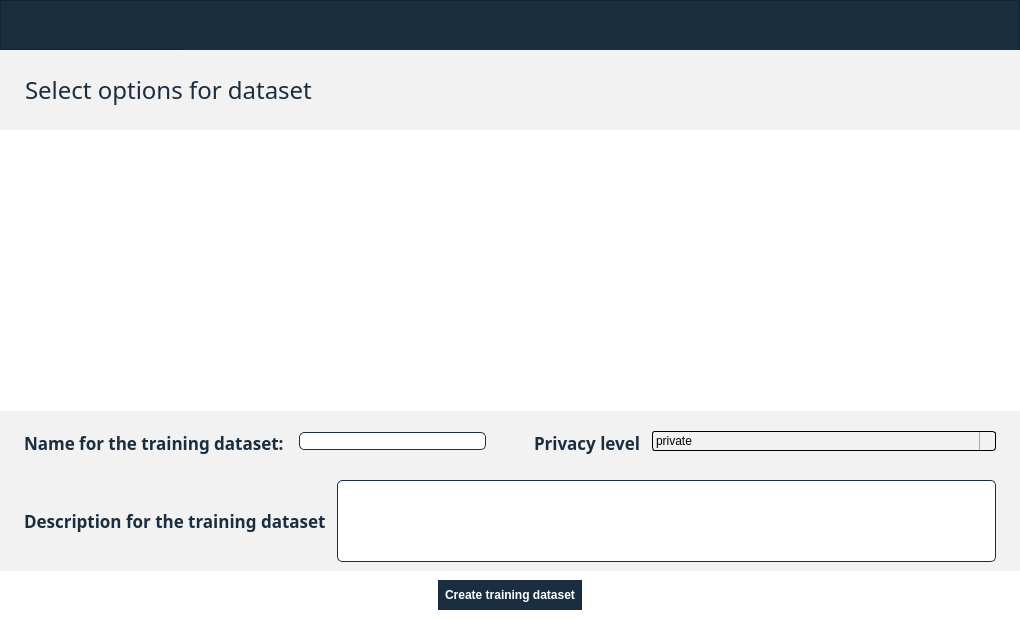
<?xml version="1.0" encoding="UTF-8"?>
<ui version="4.0">
 <class>Dialog</class>
 <widget class="QDialog" name="Dialog">
  <property name="geometry">
   <rect>
    <x>0</x>
    <y>0</y>
    <width>1020</width>
    <height>619</height>
   </rect>
  </property>
  <property name="windowTitle">
   <string>Dialog</string>
  </property>
  <layout class="QVBoxLayout" name="verticalLayout_2">
   <property name="spacing">
    <number>0</number>
   </property>
   <property name="leftMargin">
    <number>0</number>
   </property>
   <property name="topMargin">
    <number>0</number>
   </property>
   <property name="rightMargin">
    <number>0</number>
   </property>
   <property name="bottomMargin">
    <number>0</number>
   </property>
   <item>
    <widget class="QFrame" name="background">
     <property name="styleSheet">
      <string notr="true">/* Tooltip */
QToolTip {
	color: #ffffff;
	background-color: #8FA4BF;
	border: 1px solid #1A2E40;
	background-image: none;
	background-position: left center;
    background-repeat: no-repeat;
	border: none;
	border-left: 2px solid #1A2E40;
	text-align: left;
	padding-left: 8px;
	margin: 0px;
}

/* Left Menu and title*/
#frame_top {	
	background-color: #1A2E40;
}

#frame_top_bar_right {	
	background-color: #1A2E40;
}

#frame_top_bar_left {	
	background-color: #1A2E40;
}


#frame_left_top_bar {
	background-color: transparent;
}

#frame_right_top_bar {
	background-color: transparent;
}

#frame_content{	
	background-color: #FFFFFF;
}



</string>
     </property>
     <property name="frameShape">
      <enum>QFrame::NoFrame</enum>
     </property>
     <property name="frameShadow">
      <enum>QFrame::Raised</enum>
     </property>
     <layout class="QVBoxLayout" name="verticalLayout_24">
      <property name="spacing">
       <number>0</number>
      </property>
      <property name="leftMargin">
       <number>0</number>
      </property>
      <property name="topMargin">
       <number>0</number>
      </property>
      <property name="rightMargin">
       <number>0</number>
      </property>
      <property name="bottomMargin">
       <number>0</number>
      </property>
      <item>
       <widget class="QFrame" name="frame_top">
        <property name="minimumSize">
         <size>
          <width>0</width>
          <height>50</height>
         </size>
        </property>
        <property name="maximumSize">
         <size>
          <width>16777215</width>
          <height>50</height>
         </size>
        </property>
        <property name="frameShape">
         <enum>QFrame::StyledPanel</enum>
        </property>
        <property name="frameShadow">
         <enum>QFrame::Raised</enum>
        </property>
        <layout class="QHBoxLayout" name="horizontalLayout_29">
         <property name="spacing">
          <number>0</number>
         </property>
         <property name="leftMargin">
          <number>0</number>
         </property>
         <property name="topMargin">
          <number>0</number>
         </property>
         <property name="rightMargin">
          <number>0</number>
         </property>
         <property name="bottomMargin">
          <number>0</number>
         </property>
         <item>
          <widget class="QFrame" name="frame_top_bar_left">
           <property name="minimumSize">
            <size>
             <width>180</width>
             <height>0</height>
            </size>
           </property>
           <property name="maximumSize">
            <size>
             <width>180</width>
             <height>16777215</height>
            </size>
           </property>
           <property name="frameShape">
            <enum>QFrame::NoFrame</enum>
           </property>
           <property name="frameShadow">
            <enum>QFrame::Raised</enum>
           </property>
           <layout class="QVBoxLayout" name="verticalLayout_6">
            <property name="spacing">
             <number>0</number>
            </property>
            <property name="leftMargin">
             <number>0</number>
            </property>
            <property name="topMargin">
             <number>0</number>
            </property>
            <property name="rightMargin">
             <number>0</number>
            </property>
            <property name="bottomMargin">
             <number>0</number>
            </property>
            <item>
             <widget class="QFrame" name="title_frame">
              <property name="minimumSize">
               <size>
                <width>0</width>
                <height>50</height>
               </size>
              </property>
              <property name="maximumSize">
               <size>
                <width>16777215</width>
                <height>50</height>
               </size>
              </property>
              <property name="frameShape">
               <enum>QFrame::NoFrame</enum>
              </property>
              <property name="frameShadow">
               <enum>QFrame::Raised</enum>
              </property>
              <layout class="QHBoxLayout" name="horizontalLayout_14">
               <property name="spacing">
                <number>0</number>
               </property>
               <property name="leftMargin">
                <number>0</number>
               </property>
               <property name="topMargin">
                <number>0</number>
               </property>
               <property name="rightMargin">
                <number>0</number>
               </property>
               <property name="bottomMargin">
                <number>0</number>
               </property>
               <item>
                <widget class="QLabel" name="label_logo_2">
                 <property name="text">
                  <string/>
                 </property>
                </widget>
               </item>
               <item>
                <widget class="QLabel" name="label_title_2">
                 <property name="text">
                  <string/>
                 </property>
                </widget>
               </item>
              </layout>
             </widget>
            </item>
           </layout>
          </widget>
         </item>
         <item>
          <widget class="QFrame" name="frame_top_bar_right">
           <property name="minimumSize">
            <size>
             <width>0</width>
             <height>50</height>
            </size>
           </property>
           <property name="maximumSize">
            <size>
             <width>16777215</width>
             <height>50</height>
            </size>
           </property>
           <property name="frameShape">
            <enum>QFrame::NoFrame</enum>
           </property>
           <property name="frameShadow">
            <enum>QFrame::Raised</enum>
           </property>
           <layout class="QHBoxLayout" name="horizontalLayout_18">
            <property name="spacing">
             <number>-1</number>
            </property>
            <property name="leftMargin">
             <number>12</number>
            </property>
            <property name="topMargin">
             <number>12</number>
            </property>
            <property name="rightMargin">
             <number>12</number>
            </property>
            <property name="bottomMargin">
             <number>12</number>
            </property>
            <item>
             <widget class="QFrame" name="frame_left_top_bar">
              <property name="minimumSize">
               <size>
                <width>0</width>
                <height>50</height>
               </size>
              </property>
              <property name="maximumSize">
               <size>
                <width>16777215</width>
                <height>50</height>
               </size>
              </property>
              <property name="frameShape">
               <enum>QFrame::StyledPanel</enum>
              </property>
              <property name="frameShadow">
               <enum>QFrame::Raised</enum>
              </property>
             </widget>
            </item>
            <item>
             <widget class="QFrame" name="frame_right_top_bar">
              <property name="minimumSize">
               <size>
                <width>0</width>
                <height>50</height>
               </size>
              </property>
              <property name="maximumSize">
               <size>
                <width>16777215</width>
                <height>50</height>
               </size>
              </property>
              <property name="frameShape">
               <enum>QFrame::StyledPanel</enum>
              </property>
              <property name="frameShadow">
               <enum>QFrame::Raised</enum>
              </property>
             </widget>
            </item>
           </layout>
          </widget>
         </item>
        </layout>
       </widget>
      </item>
      <item>
       <widget class="QFrame" name="frame_content">
        <property name="frameShape">
         <enum>QFrame::NoFrame</enum>
        </property>
        <property name="frameShadow">
         <enum>QFrame::Raised</enum>
        </property>
        <layout class="QVBoxLayout" name="verticalLayout">
         <property name="spacing">
          <number>0</number>
         </property>
         <property name="leftMargin">
          <number>0</number>
         </property>
         <property name="topMargin">
          <number>0</number>
         </property>
         <property name="rightMargin">
          <number>0</number>
         </property>
         <property name="bottomMargin">
          <number>0</number>
         </property>
         <item>
          <widget class="QFrame" name="frame_upper_top">
           <property name="maximumSize">
            <size>
             <width>16777215</width>
             <height>80</height>
            </size>
           </property>
           <property name="styleSheet">
            <string notr="true">background-color: #F2F2F2;
border:none;</string>
           </property>
           <property name="frameShape">
            <enum>QFrame::StyledPanel</enum>
           </property>
           <property name="frameShadow">
            <enum>QFrame::Raised</enum>
           </property>
           <layout class="QHBoxLayout" name="horizontalLayout_9">
            <item>
             <widget class="QLabel" name="label_fields_to_include_5">
              <property name="sizePolicy">
               <sizepolicy hsizetype="Expanding" vsizetype="Fixed">
                <horstretch>0</horstretch>
                <verstretch>0</verstretch>
               </sizepolicy>
              </property>
              <property name="minimumSize">
               <size>
                <width>0</width>
                <height>45</height>
               </size>
              </property>
              <property name="maximumSize">
               <size>
                <width>16777215</width>
                <height>45</height>
               </size>
              </property>
              <property name="font">
               <font>
                <family>Avenir</family>
                <pointsize>18</pointsize>
                <weight>10</weight>
                <italic>false</italic>
                <bold>false</bold>
               </font>
              </property>
              <property name="styleSheet">
               <string notr="true">color:#1A2E40;
font: 87 18pt &quot;Avenir&quot;;
padding-left: 10px;</string>
              </property>
              <property name="text">
               <string>Select options for dataset</string>
              </property>
             </widget>
            </item>
            <item>
             <widget class="QPushButton" name="pushButton_trdts_back">
              <property name="sizePolicy">
               <sizepolicy hsizetype="Fixed" vsizetype="Fixed">
                <horstretch>0</horstretch>
                <verstretch>0</verstretch>
               </sizepolicy>
              </property>
              <property name="minimumSize">
               <size>
                <width>30</width>
                <height>30</height>
               </size>
              </property>
              <property name="maximumSize">
               <size>
                <width>30</width>
                <height>30</height>
               </size>
              </property>
              <property name="styleSheet">
               <string notr="true"/>
              </property>
              <property name="text">
               <string/>
              </property>
              <property name="icon">
               <iconset>
                <normaloff>../resources/images/arrows_left.png</normaloff>../resources/images/arrows_left.png</iconset>
              </property>
              <property name="iconSize">
               <size>
                <width>35</width>
                <height>35</height>
               </size>
              </property>
             </widget>
            </item>
            <item>
             <widget class="QStackedWidget" name="stackedWidget_dts_name"/>
            </item>
            <item>
             <widget class="QPushButton" name="pushButton_trdts_next">
              <property name="sizePolicy">
               <sizepolicy hsizetype="Fixed" vsizetype="Fixed">
                <horstretch>0</horstretch>
                <verstretch>0</verstretch>
               </sizepolicy>
              </property>
              <property name="minimumSize">
               <size>
                <width>30</width>
                <height>30</height>
               </size>
              </property>
              <property name="maximumSize">
               <size>
                <width>30</width>
                <height>30</height>
               </size>
              </property>
              <property name="styleSheet">
               <string notr="true"/>
              </property>
              <property name="text">
               <string/>
              </property>
              <property name="icon">
               <iconset>
                <normaloff>../resources/images/arrows_right.png</normaloff>../resources/images/arrows_right.png</iconset>
              </property>
              <property name="iconSize">
               <size>
                <width>35</width>
                <height>35</height>
               </size>
              </property>
             </widget>
            </item>
            <item>
             <spacer name="horizontalSpacer">
              <property name="orientation">
               <enum>Qt::Horizontal</enum>
              </property>
              <property name="sizeHint" stdset="0">
               <size>
                <width>40</width>
                <height>20</height>
               </size>
              </property>
             </spacer>
            </item>
           </layout>
          </widget>
         </item>
         <item>
          <widget class="QStackedWidget" name="stackedWidget_trdts"/>
         </item>
         <item>
          <widget class="QFrame" name="frame_select_options_bottom_up">
           <property name="sizePolicy">
            <sizepolicy hsizetype="Preferred" vsizetype="Fixed">
             <horstretch>0</horstretch>
             <verstretch>0</verstretch>
            </sizepolicy>
           </property>
           <property name="maximumSize">
            <size>
             <width>16777215</width>
             <height>60</height>
            </size>
           </property>
           <property name="styleSheet">
            <string notr="true">background-color: #F2F2F2;</string>
           </property>
           <property name="frameShape">
            <enum>QFrame::NoFrame</enum>
           </property>
           <property name="frameShadow">
            <enum>QFrame::Raised</enum>
           </property>
           <layout class="QHBoxLayout" name="horizontalLayout_22">
            <property name="spacing">
             <number>0</number>
            </property>
            <property name="leftMargin">
             <number>0</number>
            </property>
            <property name="topMargin">
             <number>0</number>
            </property>
            <property name="rightMargin">
             <number>0</number>
            </property>
            <property name="bottomMargin">
             <number>0</number>
            </property>
            <item>
             <widget class="QFrame" name="frame_select_options_name">
              <property name="sizePolicy">
               <sizepolicy hsizetype="Preferred" vsizetype="Fixed">
                <horstretch>0</horstretch>
                <verstretch>0</verstretch>
               </sizepolicy>
              </property>
              <property name="styleSheet">
               <string notr="true">background-color: #F2F2F2;</string>
              </property>
              <property name="frameShape">
               <enum>QFrame::NoFrame</enum>
              </property>
              <property name="frameShadow">
               <enum>QFrame::Raised</enum>
              </property>
              <layout class="QHBoxLayout" name="horizontalLayout_23">
               <item>
                <widget class="QLabel" name="label_10">
                 <property name="sizePolicy">
                  <sizepolicy hsizetype="Fixed" vsizetype="Fixed">
                   <horstretch>0</horstretch>
                   <verstretch>0</verstretch>
                  </sizepolicy>
                 </property>
                 <property name="minimumSize">
                  <size>
                   <width>0</width>
                   <height>45</height>
                  </size>
                 </property>
                 <property name="font">
                  <font>
                   <family>Avenir</family>
                   <pointsize>13</pointsize>
                   <weight>75</weight>
                   <italic>false</italic>
                   <bold>true</bold>
                  </font>
                 </property>
                 <property name="styleSheet">
                  <string notr="true">padding-left: 10px;
font: 87 13pt &quot;Avenir&quot;;
color:#1A2E40;
font-weight: bold;
</string>
                 </property>
                 <property name="text">
                  <string>Name for the training dataset: </string>
                 </property>
                </widget>
               </item>
               <item>
                <widget class="QLineEdit" name="lineEdit_trdts_name">
                 <property name="sizePolicy">
                  <sizepolicy hsizetype="Preferred" vsizetype="Fixed">
                   <horstretch>0</horstretch>
                   <verstretch>0</verstretch>
                  </sizepolicy>
                 </property>
                 <property name="styleSheet">
                  <string notr="true">QLineEdit {	
	background-color: #FFFFFF;
	font: 87 italic 12pt &quot;Avenir&quot;;
	border-radius: 5px;
	border: 1px solid #1A2E40;
	color:black;
}</string>
                 </property>
                 <property name="readOnly">
                  <bool>false</bool>
                 </property>
                </widget>
               </item>
               <item>
                <spacer name="horizontalSpacer_10">
                 <property name="orientation">
                  <enum>Qt::Horizontal</enum>
                 </property>
                 <property name="sizeType">
                  <enum>QSizePolicy::Fixed</enum>
                 </property>
                 <property name="sizeHint" stdset="0">
                  <size>
                   <width>15</width>
                   <height>20</height>
                  </size>
                 </property>
                </spacer>
               </item>
              </layout>
             </widget>
            </item>
            <item>
             <widget class="QFrame" name="frame_select_options_privacy">
              <property name="sizePolicy">
               <sizepolicy hsizetype="Preferred" vsizetype="Fixed">
                <horstretch>0</horstretch>
                <verstretch>0</verstretch>
               </sizepolicy>
              </property>
              <property name="styleSheet">
               <string notr="true">background-color: #F2F2F2;</string>
              </property>
              <property name="frameShape">
               <enum>QFrame::NoFrame</enum>
              </property>
              <property name="frameShadow">
               <enum>QFrame::Raised</enum>
              </property>
              <layout class="QHBoxLayout" name="horizontalLayout_24">
               <item>
                <widget class="QLabel" name="label_11">
                 <property name="sizePolicy">
                  <sizepolicy hsizetype="Fixed" vsizetype="Fixed">
                   <horstretch>0</horstretch>
                   <verstretch>0</verstretch>
                  </sizepolicy>
                 </property>
                 <property name="minimumSize">
                  <size>
                   <width>0</width>
                   <height>45</height>
                  </size>
                 </property>
                 <property name="font">
                  <font>
                   <family>Avenir</family>
                   <pointsize>13</pointsize>
                   <weight>75</weight>
                   <italic>false</italic>
                   <bold>true</bold>
                  </font>
                 </property>
                 <property name="styleSheet">
                  <string notr="true">padding-left: 10px;
font: 87 13pt &quot;Avenir&quot;;
color:#1A2E40;
font-weight: bold;
</string>
                 </property>
                 <property name="text">
                  <string>Privacy level</string>
                 </property>
                </widget>
               </item>
               <item>
                <widget class="QComboBox" name="comboBox_privacy_level">
                 <property name="styleSheet">
                  <string notr="true">/*COMBO BOX*/
QComboBox {
    border: 1px solid black;
    border-radius: 3px;
    padding: 1px 18px 1px 3px;
    min-width: 6em;
    background-color:#F2F2F2;
	color:black;
}


QComboBox:on { /* shift the text when the popup opens */
    padding-top: 3px;
    padding-left: 4px;
}

QComboBox::drop-down {
    subcontrol-origin: padding;
    subcontrol-position: top right;
    width: 15px;

    border-left-width: 1px;
    border-left-color: darkgray;
    border-left-style: solid; /* just a single line */
    border-top-right-radius: 3px; /* same radius as the QComboBox */
    border-bottom-right-radius: 3px;
}

QComboBox::down-arrow {
    image: url(:/icons/images/aufklappen.png);
	width: 16px;
    height: 16px;
}

QComboBox::down-arrow:on { /* shift the arrow when popup is open */
    top: 1px;
    left: 1px;
}</string>
                 </property>
                 <item>
                  <property name="text">
                   <string>private</string>
                  </property>
                 </item>
                 <item>
                  <property name="text">
                   <string>public</string>
                  </property>
                 </item>
                </widget>
               </item>
               <item>
                <spacer name="horizontalSpacer_11">
                 <property name="orientation">
                  <enum>Qt::Horizontal</enum>
                 </property>
                 <property name="sizeType">
                  <enum>QSizePolicy::Fixed</enum>
                 </property>
                 <property name="sizeHint" stdset="0">
                  <size>
                   <width>15</width>
                   <height>20</height>
                  </size>
                 </property>
                </spacer>
               </item>
              </layout>
             </widget>
            </item>
           </layout>
          </widget>
         </item>
         <item>
          <widget class="QFrame" name="frame_select_options_bottom_down">
           <property name="sizePolicy">
            <sizepolicy hsizetype="Preferred" vsizetype="Fixed">
             <horstretch>0</horstretch>
             <verstretch>0</verstretch>
            </sizepolicy>
           </property>
           <property name="maximumSize">
            <size>
             <width>16777215</width>
             <height>100</height>
            </size>
           </property>
           <property name="styleSheet">
            <string notr="true">background-color: #F2F2F2;</string>
           </property>
           <property name="frameShape">
            <enum>QFrame::NoFrame</enum>
           </property>
           <property name="frameShadow">
            <enum>QFrame::Raised</enum>
           </property>
           <layout class="QHBoxLayout" name="horizontalLayout_17">
            <item>
             <widget class="QLabel" name="label_7">
              <property name="sizePolicy">
               <sizepolicy hsizetype="Fixed" vsizetype="Fixed">
                <horstretch>0</horstretch>
                <verstretch>0</verstretch>
               </sizepolicy>
              </property>
              <property name="minimumSize">
               <size>
                <width>0</width>
                <height>45</height>
               </size>
              </property>
              <property name="font">
               <font>
                <family>Avenir</family>
                <pointsize>13</pointsize>
                <weight>75</weight>
                <italic>false</italic>
                <bold>true</bold>
               </font>
              </property>
              <property name="styleSheet">
               <string notr="true">padding-left: 10px;
font: 87 13pt &quot;Avenir&quot;;
color:#1A2E40;
font-weight: bold;
</string>
              </property>
              <property name="text">
               <string>Description for the training dataset</string>
              </property>
             </widget>
            </item>
            <item>
             <widget class="QTextEdit" name="textEdit_trdts_description">
              <property name="styleSheet">
               <string notr="true">QTextEdit {	
	background-color: #FFFFFF;
	font: 87 italic 12pt &quot;Avenir&quot;;
	border-radius: 5px;
	border: 1px solid #1A2E40;
	color:black;
}</string>
              </property>
             </widget>
            </item>
            <item>
             <spacer name="horizontalSpacer_5">
              <property name="orientation">
               <enum>Qt::Horizontal</enum>
              </property>
              <property name="sizeType">
               <enum>QSizePolicy::Fixed</enum>
              </property>
              <property name="sizeHint" stdset="0">
               <size>
                <width>15</width>
                <height>20</height>
               </size>
              </property>
             </spacer>
            </item>
           </layout>
          </widget>
         </item>
         <item>
          <widget class="QFrame" name="frame_bottom_download_corpus">
           <property name="sizePolicy">
            <sizepolicy hsizetype="Preferred" vsizetype="Fixed">
             <horstretch>0</horstretch>
             <verstretch>0</verstretch>
            </sizepolicy>
           </property>
           <property name="maximumSize">
            <size>
             <width>16777215</width>
             <height>60</height>
            </size>
           </property>
           <property name="styleSheet">
            <string notr="true">border:none;</string>
           </property>
           <property name="frameShape">
            <enum>QFrame::StyledPanel</enum>
           </property>
           <property name="frameShadow">
            <enum>QFrame::Raised</enum>
           </property>
           <layout class="QHBoxLayout" name="horizontalLayout_8">
            <item>
             <spacer name="horizontalSpacer_7">
              <property name="orientation">
               <enum>Qt::Horizontal</enum>
              </property>
              <property name="sizeHint" stdset="0">
               <size>
                <width>40</width>
                <height>20</height>
               </size>
              </property>
             </spacer>
            </item>
            <item>
             <widget class="QPushButton" name="pushButton_create_tm_corpus">
              <property name="minimumSize">
               <size>
                <width>0</width>
                <height>30</height>
               </size>
              </property>
              <property name="styleSheet">
               <string notr="true">QPushButton {
	background-color: #1A2E40;
	font: 87 13pt &quot;Avenir&quot;;
	font-weight: bold;
	color: #FFFFFF;
}
QPushButton:hover {
	background-color: #4D6F8C;
 }
QPushButton:pressed {	
	background-color: #4D6F8C;
}

</string>
              </property>
              <property name="text">
               <string>  Create training dataset  </string>
              </property>
             </widget>
            </item>
            <item>
             <spacer name="horizontalSpacer_6">
              <property name="orientation">
               <enum>Qt::Horizontal</enum>
              </property>
              <property name="sizeHint" stdset="0">
               <size>
                <width>40</width>
                <height>20</height>
               </size>
              </property>
             </spacer>
            </item>
           </layout>
          </widget>
         </item>
        </layout>
       </widget>
      </item>
     </layout>
    </widget>
   </item>
  </layout>
 </widget>
 <resources>
  <include location="../resources/resources.qrc"/>
 </resources>
 <connections/>
</ui>
